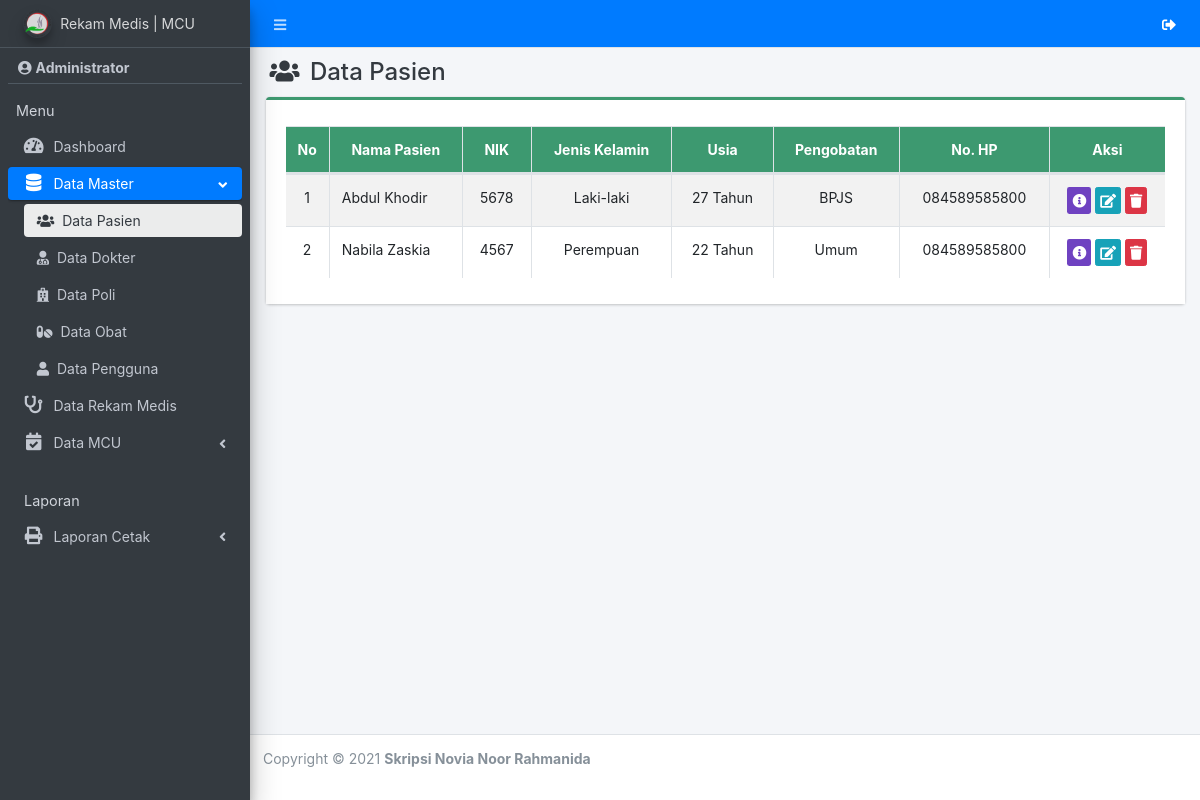
Before: /admin/pasien/index.php (signed in) with the older database file.
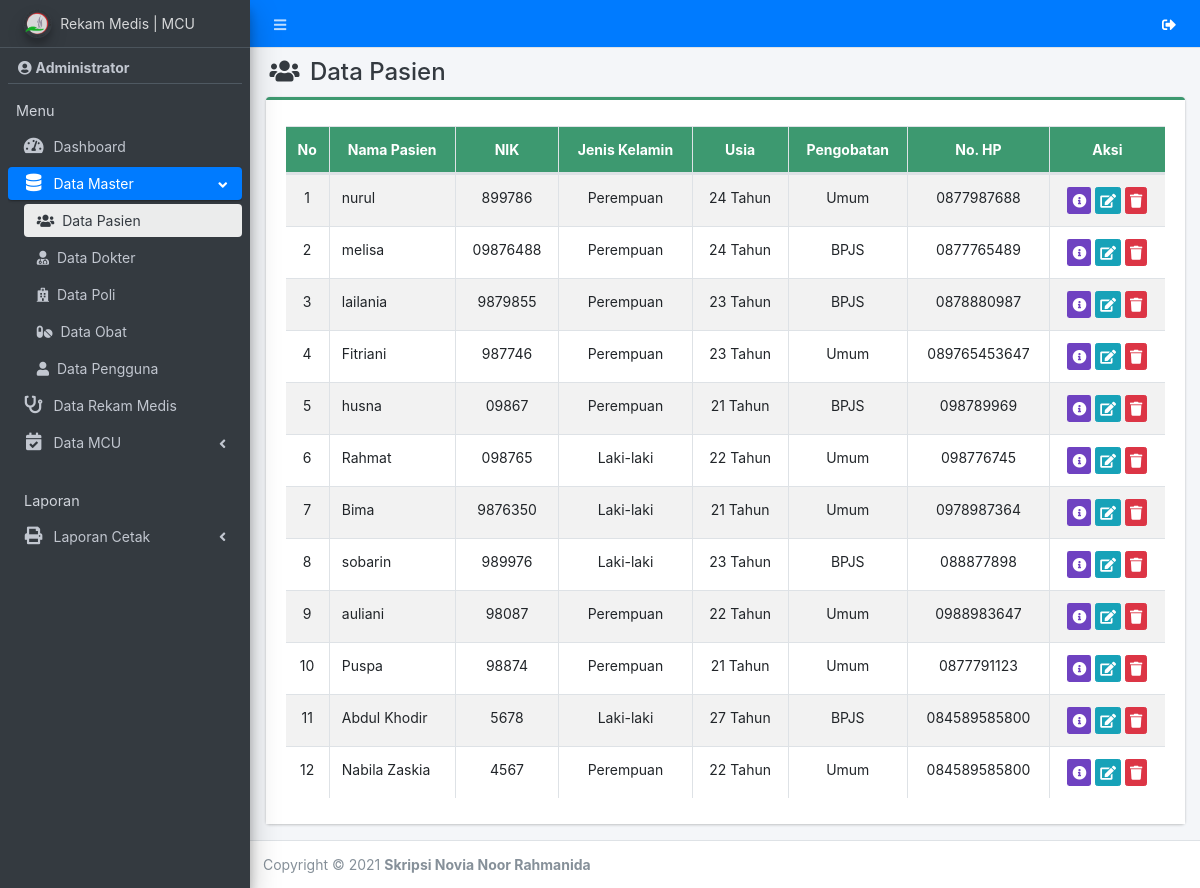
After: the same page with the newer database file.
### tables this page shows
CREATE TABLE `pasien` (
  `id_pasien` int(11) NOT NULL,
  `no_kartu` varchar(30) NOT NULL,
  `nm_pasien` varchar(50) NOT NULL,
  `nik` varchar(30) NOT NULL,
  `jk` varchar(20) NOT NULL,
  `tmpt_lahir` varchar(50) NOT NULL,
  `tgl_lahir` date NOT NULL,
  `pekerjaan` varchar(50) NOT NULL,
  `alamat` text NOT NULL,
  `jp` varchar(20) NOT NULL,
  `bpjs` varchar(30) DEFAULT NULL,
  `id_poli` int(11) NOT NULL,
  `hp` varchar(20) NOT NULL,
  `id_user` int(11) NOT NULL,
  `tgl_input` date NOT NULL
);

### admin/pasien/index.php (the view, shortened to what this page needs)
<?php
require '../../app/config.php';
include_once '../../template/header.php';
include_once '../../template/sidebar.php';
?>
<div class="content-wrapper">
    <div class="content-header">
        <div class="container-fluid">
            <div class="row">
                <div class="col-sm-6">
                    <h4 class="m-0 text-dark"><i class="fa fa-users ml-1 mr-1"></i> Data Pasien</h4>
                </div>
                <div class="col-sm-6 text-right">
                </div>
            </div>
        </div>
    </div>
    <section class="content">
        <div class="container-fluid">
            <div class="row">
                <div class="col-md-12">
                    <div class="card card-olive card-outline">
                        <div class="card-body" style="background-color: white;">
                            <div class="table-responsive">
                                <table id="example1" class="table table-bordered table-striped dataTable">
                                    <thead class="bg-olive">
                                        <tr align="center">
                                            <th>No</th>
                                            <th>Nama Pasien</th>
                                            <th>NIK</th>
                                            <th>Jenis Kelamin</th>
                                            <th>Usia</th>
                                            <th>Pengobatan</th>
                                            <th>No. HP</th>
                                            <th>Aksi</th>
                                        </tr>
                                    </thead>
                                    <tbody>
                                        <?php
                                        $no2 = 1;
                                        $data = $con->query("SELECT * FROM pasien ORDER BY id_pasien DESC");
                                        while ($row = $data->fetch_array()) {
                                            $tgl = new DateTime($row['tgl_lahir']);
                                            $today = new DateTime('today');
                                            $y = $today->diff($tgl)->y;
                                        ?>
                                            <tr>
                                                <td align="center" width="5%"><?= $no2++ ?></td>
                                                <td><?= $row['nm_pasien'] ?></td>
                                                <td align="center"><?= $row['nik'] ?></td>
                                                <td align="center"><?= $row['jk'] ?></td>
                                                <td align="center"><?= $y . ' Tahun' ?></td>
                                                <td align="center"><?= $row['jp'] ?></td>
                                                <td align="center"><?= $row['hp'] ?></td>
                                                <td align="center" width="13%">
                                                    <a href="#id<?= $row[0]; ?>" data-toggle="modal" class="btn bg-purple btn-xs" title="Detail"><i class="fa fa-info-circle"></i></a>
                                                    <a href="edit?id=<?= $row[0] ?>" class="btn btn-info btn-xs" title="Edit"><i class="fa fa-edit"></i></a>
                                                    <a href="hapus?id=<?= $row[0] ?>" class="btn btn-danger btn-xs alert-hapus" title="Hapus"><i class="fa fa-trash"></i></a>
                                                </td>
                                            </tr>
                                        <?php } ?>
                                    </tbody>
                                </table>
                            </div>
                        </div>
                    </div>
                </div>
            </div>
        </div>
    </section>
</div>
<?php
include_once '../../template/footer.php';
?>

Changed rows visible on the page:
added pasien: nm_pasien "nurul", nik "899786", jk "Perempuan", tgl_lahir "24", jp "Umum", hp "0877987688"
added pasien: nm_pasien "melisa", nik "09876488", jk "Perempuan", tgl_lahir "24", jp "BPJS", hp "0877765489"
added pasien: nm_pasien "lailania", nik "9879855", jk "Perempuan", tgl_lahir "23", jp "BPJS", hp "0878880987"
added pasien: nm_pasien "Fitriani", nik "987746", jk "Perempuan", tgl_lahir "23", jp "Umum", hp "089765453647"
added pasien: nm_pasien "husna", nik "09867", jk "Perempuan", tgl_lahir "21", jp "BPJS", hp "098789969"
added pasien: nm_pasien "Rahmat", nik "098765", jk "Laki-laki", tgl_lahir "22", jp "Umum", hp "098776745"
added pasien: nm_pasien "Bima", nik "9876350", jk "Laki-laki", tgl_lahir "21", jp "Umum", hp "0978987364"
added pasien: nm_pasien "sobarin", nik "989976", jk "Laki-laki", tgl_lahir "23", jp "BPJS", hp "088877898"
added pasien: nm_pasien "auliani", nik "98087", jk "Perempuan", tgl_lahir "22", jp "Umum", hp "0988983647"
added pasien: nm_pasien "Puspa", nik "98874", jk "Perempuan", tgl_lahir "21", jp "Umum", hp "0877791123"
